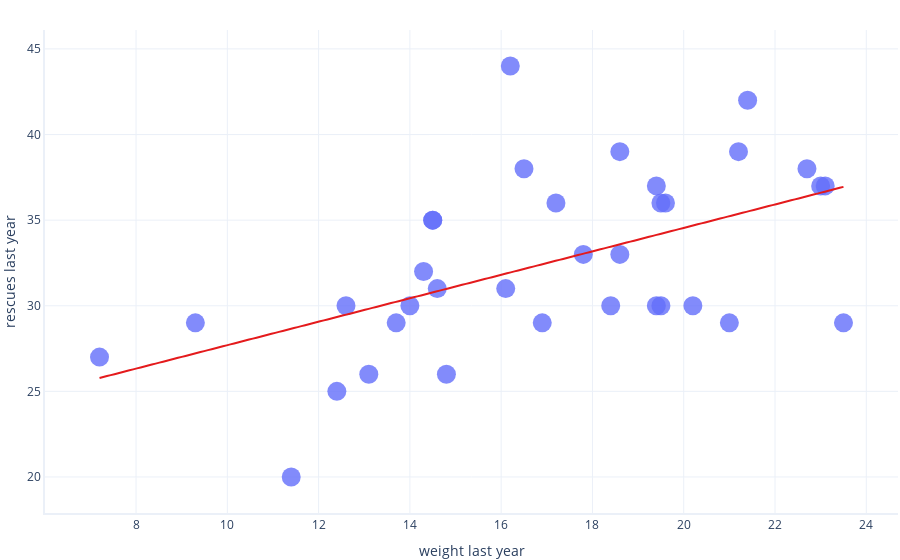

Source (notebook cell):
### Markdown cell above
Training Set

We begin by training our model using the training set, and testing its performance with the same training set:

### Code cell
import statsmodels.formula.api as smf
from sklearn.metrics import mean_squared_error as mse

# First, we define our formula using a special syntax
# This says that rescues_last_year is explained by weight_last_year
formula = "rescues_last_year ~ weight_last_year"

# Create and train the model
model = smf.ols(formula = formula, data = train).fit()

# Graph the result against the data
graphing.scatter_2D(train, "weight_last_year", "rescues_last_year", trendline = lambda x: model.params[1] * x + model.params[0])
